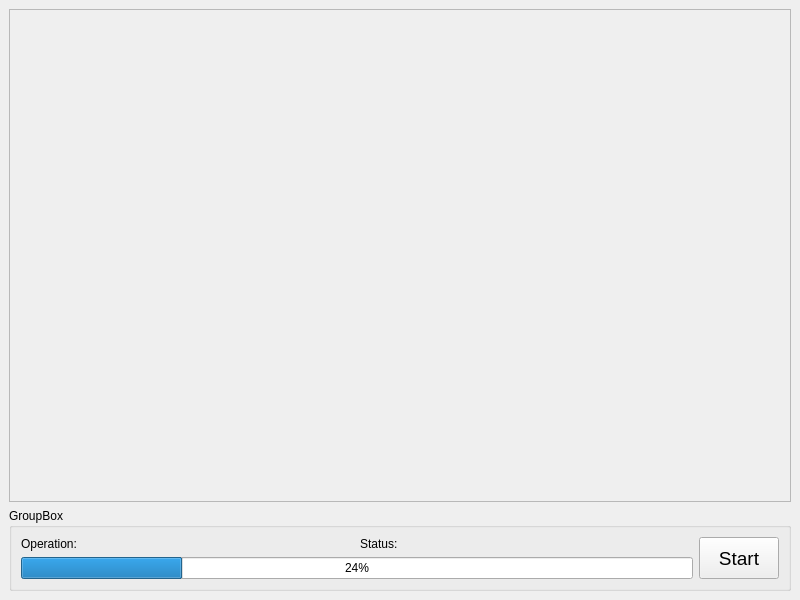
<?xml version="1.0" encoding="UTF-8"?>
<ui version="4.0">
 <class>MainWindow</class>
 <widget class="QMainWindow" name="MainWindow">
  <property name="geometry">
   <rect>
    <x>0</x>
    <y>0</y>
    <width>800</width>
    <height>600</height>
   </rect>
  </property>
  <property name="windowTitle">
   <string>File Backuper</string>
  </property>
  <widget class="QWidget" name="centralwidget">
   <layout class="QGridLayout" name="centralGridLayout">
    <item row="0" column="0">
     <widget class="QScrollArea" name="scrollArea">
      <property name="widgetResizable">
       <bool>true</bool>
      </property>
     </widget>
    </item>
    <item row="1" column="0">
     <widget class="QGroupBox" name="groupBox">
      <property name="title">
       <string>GroupBox</string>
      </property>
      <layout class="QGridLayout" name="panelGridLayout" columnstretch="1,1,0">
       <item row="0" column="0">
        <widget class="QLabel" name="operationLabel">
         <property name="text">
          <string>Operation:</string>
         </property>
        </widget>
       </item>
       <item row="0" column="1">
        <widget class="QLabel" name="statusLabel">
         <property name="text">
          <string>Status:</string>
         </property>
        </widget>
       </item>
       <item row="0" column="2" rowspan="2">
        <widget class="QPushButton" name="startButton">
         <property name="sizePolicy">
          <sizepolicy hsizetype="Minimum" vsizetype="Maximum">
           <horstretch>0</horstretch>
           <verstretch>0</verstretch>
          </sizepolicy>
         </property>
         <property name="maximumSize">
          <size>
           <width>16777214</width>
           <height>16777214</height>
          </size>
         </property>
         <property name="font">
          <font>
           <pointsize>14</pointsize>
          </font>
         </property>
         <property name="text">
          <string>Start</string>
         </property>
        </widget>
       </item>
       <item row="1" column="0" colspan="2">
        <widget class="QProgressBar" name="progressBar">
         <property name="value">
          <number>24</number>
         </property>
         <property name="textVisible">
          <bool>true</bool>
         </property>
         <property name="invertedAppearance">
          <bool>false</bool>
         </property>
        </widget>
       </item>
      </layout>
     </widget>
    </item>
   </layout>
  </widget>
  <widget class="QMenuBar" name="menubar">
   <property name="geometry">
    <rect>
     <x>0</x>
     <y>0</y>
     <width>800</width>
     <height>22</height>
    </rect>
   </property>
  </widget>
 </widget>
 <resources/>
 <connections/>
</ui>
